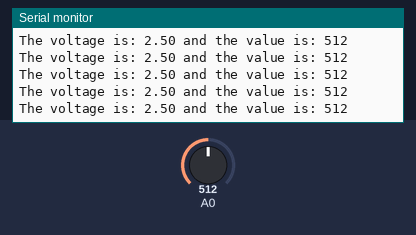
The sketch below on a simulated Arduino Uno, built with avr-gcc and run on an emulated ATmega328P. Parts: the last lines printed to the serial monitor. The inputs (shaded band) are chosen by the test bench; at power-on: A0 = 512.

Above: at 1.2 s.
1.3 s: A0 set to 104
At 1.39 s:
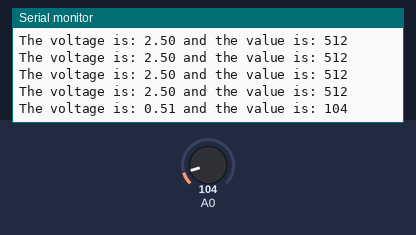
2.8 s: A0 set to 91
At 2.81 s:
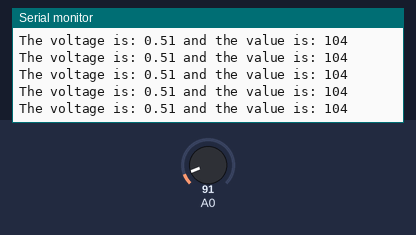
11.8 s: A0 set to 988
At 11.8 s:
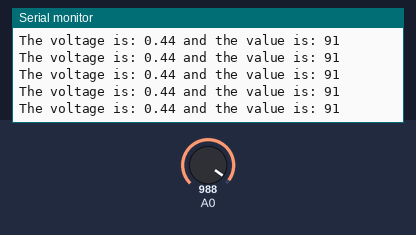
13.3 s: A0 set to 1007
At 13.31 s:
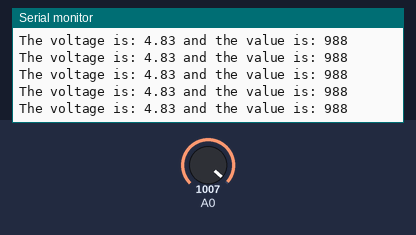
Timing chart, 0 to 16.3 s (numbered marks = the images above; inputs shaded):
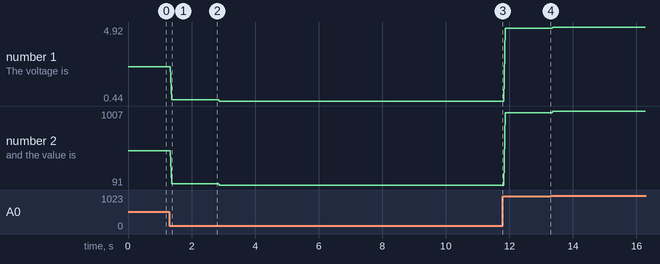

Measured:
- after the input at 1.3 s, the serial monitor: prints a new line after 0.07 s (image 1)
- plotted number 1: 2.5 → 0.51 after the input at 1.3 s, 0.51 → 0.44 after the input at 2.8 s, 0.44 → 4.83 after the input at 11.8 s, 4.83 → 4.92 after the input at 13.3 s
- plotted number 2: 512 → 104 after the input at 1.3 s, 104 → 91 after the input at 2.8 s, 91 → 988 after the input at 11.8 s, 988 → 1007 after the input at 13.3 s

The sketch:

03-analog-read-potentiometer-241005.ino
```cpp
void setup() {
  // put your setup code here, to run once:
  Serial.begin(9600);

}

void loop() {
  // put your main code here, to run repeatedly:
  int sensorValue = analogRead(A0);

  float voltage = sensorValue * (5.0 / 1023.0);

  Serial.print("The voltage is: ");
  Serial.print(voltage);
  Serial.print(" and the value is: ");
  Serial.println(sensorValue);
  delay(1);
}
```
